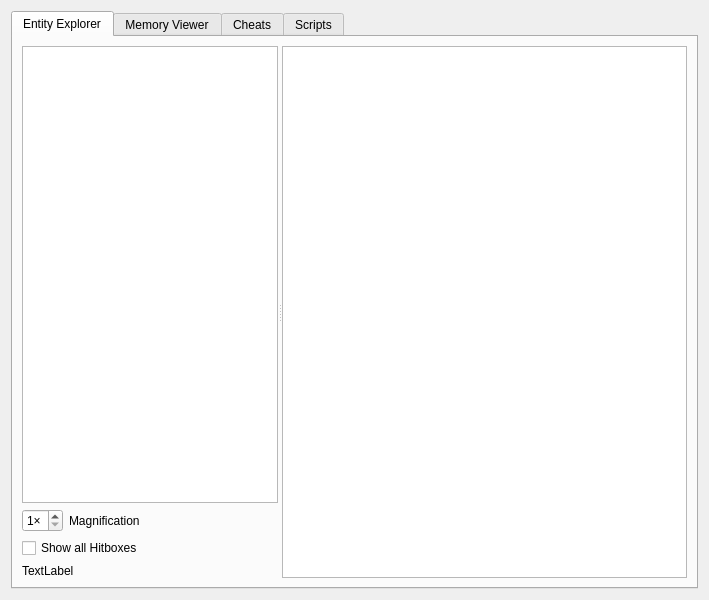
<?xml version="1.0" encoding="UTF-8"?>
<ui version="4.0">
 <class>EntityView</class>
 <widget class="QWidget" name="EntityView">
  <property name="geometry">
   <rect>
    <x>0</x>
    <y>0</y>
    <width>709</width>
    <height>600</height>
   </rect>
  </property>
  <property name="windowTitle">
   <string>The Little Hat</string>
  </property>
  <layout class="QVBoxLayout" name="verticalLayout">
   <item>
    <widget class="QTabWidget" name="tabWidget">
     <property name="sizePolicy">
      <sizepolicy hsizetype="Expanding" vsizetype="Expanding">
       <horstretch>0</horstretch>
       <verstretch>1</verstretch>
      </sizepolicy>
     </property>
     <property name="currentIndex">
      <number>0</number>
     </property>
     <widget class="QWidget" name="tabEntityExplorer">
      <attribute name="title">
       <string>Entity Explorer</string>
      </attribute>
      <layout class="QVBoxLayout" name="verticalLayout_2">
       <item>
        <widget class="QSplitter" name="splitter">
         <property name="orientation">
          <enum>Qt::Horizontal</enum>
         </property>
         <property name="childrenCollapsible">
          <bool>false</bool>
         </property>
         <widget class="QWidget" name="layoutWidget">
          <layout class="QVBoxLayout" name="verticalLayout_3" stretch="1,0,0,0">
           <property name="sizeConstraint">
            <enum>QLayout::SetDefaultConstraint</enum>
           </property>
           <item>
            <widget class="QTreeView" name="treeViewEntities"/>
           </item>
           <item>
            <layout class="QHBoxLayout" name="horizontalLayout_5">
             <item>
              <widget class="QSpinBox" name="spinBoxMagnification">
               <property name="sizePolicy">
                <sizepolicy hsizetype="Fixed" vsizetype="Fixed">
                 <horstretch>0</horstretch>
                 <verstretch>0</verstretch>
                </sizepolicy>
               </property>
               <property name="suffix">
                <string>×</string>
               </property>
               <property name="minimum">
                <number>1</number>
               </property>
               <property name="maximum">
                <number>8</number>
               </property>
              </widget>
             </item>
             <item>
              <widget class="QLabel" name="label_3">
               <property name="text">
                <string>Magnification</string>
               </property>
              </widget>
             </item>
            </layout>
           </item>
           <item>
            <widget class="QCheckBox" name="checkBoxAllHitboxes">
             <property name="text">
              <string>Show all Hitboxes</string>
             </property>
            </widget>
           </item>
           <item>
            <widget class="QGBA::GameLabel" name="labelGameView">
             <property name="text">
              <string>TextLabel</string>
             </property>
            </widget>
           </item>
          </layout>
         </widget>
         <widget class="QTreeView" name="treeViewEntityDetails">
          <property name="sizePolicy">
           <sizepolicy hsizetype="Expanding" vsizetype="Expanding">
            <horstretch>1</horstretch>
            <verstretch>0</verstretch>
           </sizepolicy>
          </property>
          <property name="alternatingRowColors">
           <bool>true</bool>
          </property>
         </widget>
        </widget>
       </item>
      </layout>
     </widget>
     <widget class="QWidget" name="tab_2">
      <attribute name="title">
       <string>Memory Viewer</string>
      </attribute>
      <layout class="QVBoxLayout" name="verticalLayout_6" stretch="8,0">
       <item>
        <widget class="QSplitter" name="splitter_2">
         <property name="sizePolicy">
          <sizepolicy hsizetype="Expanding" vsizetype="Preferred">
           <horstretch>0</horstretch>
           <verstretch>0</verstretch>
          </sizepolicy>
         </property>
         <property name="orientation">
          <enum>Qt::Horizontal</enum>
         </property>
         <property name="childrenCollapsible">
          <bool>false</bool>
         </property>
         <widget class="QListView" name="listMemory">
          <property name="sizePolicy">
           <sizepolicy hsizetype="Expanding" vsizetype="Expanding">
            <horstretch>0</horstretch>
            <verstretch>0</verstretch>
           </sizepolicy>
          </property>
         </widget>
         <widget class="QTreeView" name="treeViewMemoryDetails">
          <property name="sizePolicy">
           <sizepolicy hsizetype="Expanding" vsizetype="Expanding">
            <horstretch>1</horstretch>
            <verstretch>0</verstretch>
           </sizepolicy>
          </property>
          <property name="alternatingRowColors">
           <bool>true</bool>
          </property>
         </widget>
        </widget>
       </item>
       <item>
        <layout class="QHBoxLayout" name="horizontalLayout">
         <item>
          <widget class="QLineEdit" name="lineEditName">
           <property name="placeholderText">
            <string>Name</string>
           </property>
          </widget>
         </item>
         <item>
          <widget class="QLineEdit" name="lineEditAddress">
           <property name="placeholderText">
            <string>Address</string>
           </property>
          </widget>
         </item>
         <item>
          <widget class="QLineEdit" name="lineEditType">
           <property name="placeholderText">
            <string>Type</string>
           </property>
          </widget>
         </item>
         <item>
          <widget class="QPushButton" name="pushButtonWatchMemory">
           <property name="text">
            <string>Watch Memory</string>
           </property>
          </widget>
         </item>
        </layout>
       </item>
      </layout>
     </widget>
     <widget class="QWidget" name="tabCheats">
      <property name="sizePolicy">
       <sizepolicy hsizetype="Preferred" vsizetype="Preferred">
        <horstretch>0</horstretch>
        <verstretch>0</verstretch>
       </sizepolicy>
      </property>
      <attribute name="title">
       <string>Cheats</string>
      </attribute>
      <layout class="QHBoxLayout" name="horizontalLayout_2">
       <property name="sizeConstraint">
        <enum>QLayout::SetMinimumSize</enum>
       </property>
       <item>
        <layout class="QVBoxLayout" name="verticalLayout_4">
         <item alignment="Qt::AlignLeft">
          <widget class="QPushButton" name="pushButtonFullHealth">
           <property name="text">
            <string>Full Health</string>
           </property>
           <property name="default">
            <bool>false</bool>
           </property>
           <property name="flat">
            <bool>false</bool>
           </property>
          </widget>
         </item>
         <item alignment="Qt::AlignLeft">
          <widget class="QPushButton" name="pushButtonNearlyDead">
           <property name="text">
            <string>One-Quarter Heart</string>
           </property>
          </widget>
         </item>
         <item alignment="Qt::AlignLeft">
          <widget class="QPushButton" name="pushButtonAllHearts">
           <property name="text">
            <string>All Hearts</string>
           </property>
          </widget>
         </item>
         <item>
          <widget class="QCheckBox" name="checkBoxFreezeHealth">
           <property name="text">
            <string>Freeze Health</string>
           </property>
          </widget>
         </item>
         <item>
          <layout class="QHBoxLayout" name="horizontalLayout_3">
           <item>
            <widget class="QLabel" name="label_2">
             <property name="text">
              <string>Area</string>
             </property>
            </widget>
           </item>
           <item>
            <widget class="QSpinBox" name="spinBoxArea">
             <property name="maximum">
              <number>143</number>
             </property>
             <property name="displayIntegerBase">
              <number>16</number>
             </property>
            </widget>
           </item>
           <item>
            <widget class="QLabel" name="label">
             <property name="text">
              <string>Room</string>
             </property>
            </widget>
           </item>
           <item>
            <widget class="QSpinBox" name="spinBoxRoom">
             <property name="maximum">
              <number>58</number>
             </property>
             <property name="displayIntegerBase">
              <number>16</number>
             </property>
            </widget>
           </item>
           <item>
            <widget class="QPushButton" name="pushButtonWarp">
             <property name="text">
              <string>Warp</string>
             </property>
            </widget>
           </item>
          </layout>
         </item>
         <item alignment="Qt::AlignLeft">
          <widget class="QPushButton" name="pushButtonUnsetCamera">
           <property name="text">
            <string>Unset Camera Target</string>
           </property>
          </widget>
         </item>
         <item>
          <spacer name="verticalSpacer_2">
           <property name="orientation">
            <enum>Qt::Vertical</enum>
           </property>
           <property name="sizeHint" stdset="0">
            <size>
             <width>20</width>
             <height>40</height>
            </size>
           </property>
          </spacer>
         </item>
        </layout>
       </item>
       <item>
        <spacer name="horizontalSpacer">
         <property name="orientation">
          <enum>Qt::Horizontal</enum>
         </property>
         <property name="sizeHint" stdset="0">
          <size>
           <width>40</width>
           <height>20</height>
          </size>
         </property>
        </spacer>
       </item>
      </layout>
     </widget>
     <widget class="QWidget" name="tabScripts">
      <attribute name="title">
       <string>Scripts</string>
      </attribute>
      <layout class="QHBoxLayout" name="horizontalLayout_4">
       <item>
        <layout class="QVBoxLayout" name="verticalLayout_7" stretch="0,1">
         <item alignment="Qt::AlignTop">
          <widget class="QListWidget" name="listWidgetScripts">
           <property name="enabled">
            <bool>true</bool>
           </property>
           <property name="sizePolicy">
            <sizepolicy hsizetype="Expanding" vsizetype="MinimumExpanding">
             <horstretch>0</horstretch>
             <verstretch>0</verstretch>
            </sizepolicy>
           </property>
           <property name="maximumSize">
            <size>
             <width>16777215</width>
             <height>40</height>
            </size>
           </property>
           <property name="autoFillBackground">
            <bool>false</bool>
           </property>
           <property name="sizeAdjustPolicy">
            <enum>QAbstractScrollArea::AdjustToContentsOnFirstShow</enum>
           </property>
           <property name="autoScroll">
            <bool>true</bool>
           </property>
           <property name="editTriggers">
            <set>QAbstractItemView::NoEditTriggers</set>
           </property>
           <property name="showDropIndicator" stdset="0">
            <bool>false</bool>
           </property>
           <property name="dragDropMode">
            <enum>QAbstractItemView::NoDragDrop</enum>
           </property>
           <property name="defaultDropAction">
            <enum>Qt::CopyAction</enum>
           </property>
           <property name="alternatingRowColors">
            <bool>false</bool>
           </property>
           <property name="movement">
            <enum>QListView::Static</enum>
           </property>
           <property name="flow">
            <enum>QListView::LeftToRight</enum>
           </property>
           <property name="isWrapping" stdset="0">
            <bool>false</bool>
           </property>
           <property name="resizeMode">
            <enum>QListView::Adjust</enum>
           </property>
           <property name="viewMode">
            <enum>QListView::ListMode</enum>
           </property>
           <property name="modelColumn">
            <number>0</number>
           </property>
           <property name="uniformItemSizes">
            <bool>true</bool>
           </property>
           <property name="wordWrap">
            <bool>false</bool>
           </property>
           <property name="selectionRectVisible">
            <bool>false</bool>
           </property>
           <property name="itemAlignment">
            <set>Qt::AlignCenter</set>
           </property>
           <property name="sortingEnabled">
            <bool>false</bool>
           </property>
          </widget>
         </item>
         <item>
          <widget class="QTreeView" name="treeViewScriptDetails">
           <property name="sizePolicy">
            <sizepolicy hsizetype="Expanding" vsizetype="Expanding">
             <horstretch>0</horstretch>
             <verstretch>1</verstretch>
            </sizepolicy>
           </property>
           <property name="alternatingRowColors">
            <bool>true</bool>
           </property>
          </widget>
         </item>
        </layout>
       </item>
       <item>
        <layout class="QVBoxLayout" name="verticalLayout_5">
         <item>
          <widget class="QLabel" name="labelActiveScriptCount">
           <property name="text">
            <string>TextLabel</string>
           </property>
          </widget>
         </item>
         <item alignment="Qt::AlignTop">
          <widget class="QLabel" name="labelScriptConnectionStatus">
           <property name="text">
            <string>Connection Status: unknown</string>
           </property>
          </widget>
         </item>
         <item alignment="Qt::AlignTop">
          <widget class="QPushButton" name="pushButtonConnectScript">
           <property name="text">
            <string>Connect to tlh</string>
           </property>
          </widget>
         </item>
         <item>
          <spacer name="verticalSpacer">
           <property name="orientation">
            <enum>Qt::Vertical</enum>
           </property>
           <property name="sizeHint" stdset="0">
            <size>
             <width>20</width>
             <height>40</height>
            </size>
           </property>
          </spacer>
         </item>
        </layout>
       </item>
      </layout>
     </widget>
    </widget>
   </item>
  </layout>
 </widget>
 <customwidgets>
  <customwidget>
   <class>QGBA::GameLabel</class>
   <extends>QLabel</extends>
   <header>tmc/GameLabel.h</header>
  </customwidget>
 </customwidgets>
 <resources/>
 <connections/>
</ui>
